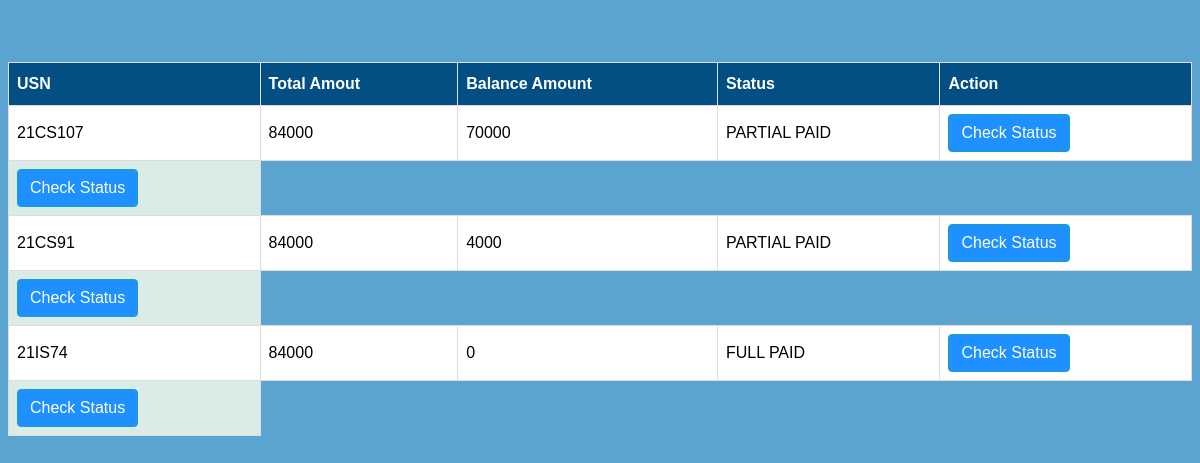
The app's page /fee_list.php with its own data.
### tables this page shows
CREATE TABLE `fee` (
  `USN` varchar(20) NOT NULL,
  `total_amount` double NOT NULL,
  `balance_amount` double NOT NULL,
  `status` tinyint(1) NOT NULL
);

### func2.php (called while the page is built, shortened)
<?php
require_once "conn.php";
function selectfees()
{
    global $conn;
    $stmt = $conn->query("SELECT * FROM `fee`");
  return $stmt;
}
?>

### fee_list.php (the view, shortened to what this page needs)
<!DOCTYPE html>
<html lang="en">
<head>
     <link rel="stylesheet" href="main.css">
</head>
<body>
<?php
include_once "func2.php";
$result=selectfees();
?>
<br><br><br>
<table id="info">
  <tr>
    <th>USN</th>
    <th>Total Amout</th>
    <th>Balance Amount</th>
    <th>Status</th>
    <th colspan=2>Action</th>
  </tr>
  <tr>
    <?php
if ($result->num_rows > 0) {
  while($row = $result->fetch_assoc()) {
    echo "<tr>";
    echo  "<td>".$row["USN"]. "</td>";
    echo  "<td>".$row["total_amount"]. "</td>";
    echo  "<td>".$row["balance_amount"]. "</td>";
    if($row['balance_amount']==0)
      {
        echo "<td>".'FULL PAID'.'</td>';
      }
    else{
        echo "<td>"."PARTIAL PAID".'</td>';
        }
    echo "<td><button type='button' class='btn btn-edit'><a href='fee_single.php?usn=".$row["USN"]."'>Check Status</a></button>
            </td>";
    echo "</tr>";
    echo "<td><button type='button' class='btn btn-edit'><a href='fee_single.php?usn=".$row["USN"]."'>Check Status</a></button>
            </td>";
    echo "</tr>";
  }
}
    ?>
</table>
</body>
</html>

### main.css (style rules this page uses)
* { box-sizing: border-box; }
body { !background: linear-gradient(black,#2144); !background-image: linear-gradient(to right top, #051937, #004d7a, #008793, #00bf72, #a8eb12); }
body { background:#5ba4cf }
#info { font-family: Arial, Helvetica, sans-serif; border-collapse: collapse; width: 100%; }
#info td, #info th { border: 1px solid #ddd; padding: 8px; }
a { color:#fff; text-decoration:none }
#info tr:nth-child(odd) { background-color:white; }
#info tr:nth-child(even) { background-color: #daebe8; }
#info th { padding-top: 12px; padding-bottom: 12px; text-align: left; background-color:#034f84 ; color: white; }
.btn { display: inline-block; font-weight: 400; border: 1px solid transparent; padding: 6px 12px; font-size: 16px; line-height: 1.5; border-radius: 4px; transition: color 0.15s ease-in-out; outline:none; }
.btn-edit { color: #fff; background-color: dodgerblue; border-color: #17a2b8; }

### records on screen
fee: USN "21CS107", total_amount "84000", balance_amount "70000", shows "PARTIAL PAID"
fee: USN "21CS91", total_amount "84000", balance_amount "4000", shows "PARTIAL PAID"
fee: USN "21IS74", total_amount "84000", balance_amount "0", shows "FULL PAID"
